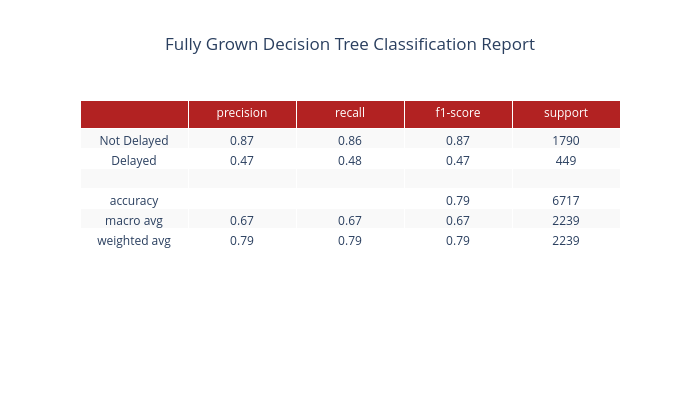
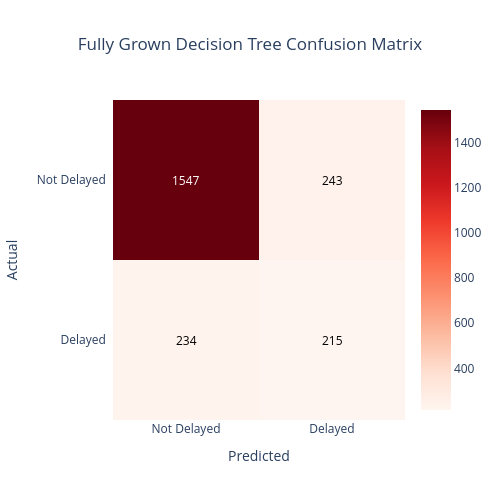
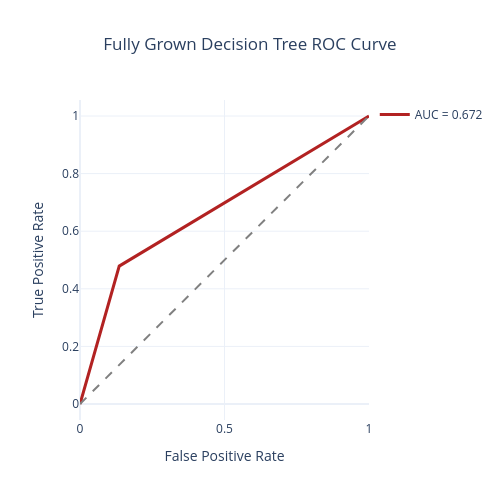

The code cell stored with these charts, in order, in its notebook:
### Code cell
# Build a fully grown decision tree clf
clf = DecisionTreeClassifier(random_state=123)
clf.fit(X_train, y_train)

#To make predictions on the test set, ues the predict method:
y_pred_clf = clf.predict(X_test)


# Prints metrics for evaluation

evaluate_model_plotly(clf, "Fully Grown Decision Tree", X_train, X_test, y_train, y_test)

### Figure 1 — Plotly figure (JSON) as saved in the notebook; plotly's stock layout.template omitted (floating-point values rounded to 4 significant figures)
{"data": [{"cells": {"align": "center", "fill": {"color": [["#f9f9f9", "white", "#f9f9f9", "white", "#f9f9f9", "white", "#f9f9f9", "white", "#f9f9f9", "white", "#f9f9f9", "white"]]}, "values": [["Not Delayed", "Delayed", "", "accuracy", "macro avg", "weighted avg"], [0.87, 0.47, "", "", 0.67, 0.79], [0.86, 0.48, "", "", 0.67, 0.79], [0.87, 0.47, "", 0.79, 0.67, 0.79], [1790, 449, "", 6717, 2239, 2239]]}, "header": {"align": "center", "fill": {"color": "firebrick"}, "font": {"color": "white", "size": 12}, "values": ["", "precision", "recall", "f1-score", "support"]}, "type": "table"}], "layout": {"height": 400, "title": {"text": "Fully Grown Decision Tree Classification Report", "x": 0.5, "xanchor": "center"}, "width": 700}}

### Figure 2 — Plotly figure (JSON) as saved in the notebook; plotly's stock layout.template omitted (floating-point values rounded to 4 significant figures)
{"data": [{"colorscale": [[0, "rgb(255,245,240)"], [0.125, "rgb(254,224,210)"], [0.25, "rgb(252,187,161)"], [0.375, "rgb(252,146,114)"], [0.5, "rgb(251,106,74)"], [0.625, "rgb(239,59,44)"], [0.75, "rgb(203,24,29)"], [0.875, "rgb(165,15,21)"], [1, "rgb(103,0,13)"]], "reversescale": false, "showscale": true, "type": "heatmap", "x": ["Not Delayed", "Delayed"], "y": ["Not Delayed", "Delayed"], "z": [[1547, 243], [234, 215]]}], "layout": {"annotations": [{"font": {"color": "#FFFFFF"}, "showarrow": false, "text": "1547", "x": "Not Delayed", "xref": "x", "y": "Not Delayed", "yref": "y"}, {"font": {"color": "#000000"}, "showarrow": false, "text": "243", "x": "Delayed", "xref": "x", "y": "Not Delayed", "yref": "y"}, {"font": {"color": "#000000"}, "showarrow": false, "text": "234", "x": "Not Delayed", "xref": "x", "y": "Delayed", "yref": "y"}, {"font": {"color": "#000000"}, "showarrow": false, "text": "215", "x": "Delayed", "xref": "x", "y": "Delayed", "yref": "y"}], "height": 500, "title": {"text": "Fully Grown Decision Tree Confusion Matrix", "x": 0.5, "xanchor": "center"}, "width": 500, "xaxis": {"dtick": 1, "gridcolor": "rgb(0, 0, 0)", "side": "bottom", "ticks": "", "title": {"text": "Predicted"}}, "yaxis": {"autorange": "reversed", "dtick": 1, "ticks": "", "ticksuffix": "  ", "title": {"text": "Actual"}}}}

### Figure 3 — Plotly figure (JSON) as saved in the notebook; plotly's stock layout.template omitted (floating-point values rounded to 4 significant figures)
{"data": [{"line": {"color": "firebrick", "width": 3}, "mode": "lines", "name": "AUC = 0.672", "type": "scatter", "x": [0.0, 0.1358, 1.0], "y": [0.0, 0.4788, 1.0]}, {"line": {"color": "gray", "dash": "dash"}, "mode": "lines", "showlegend": false, "type": "scatter", "x": [0, 1], "y": [0, 1]}], "layout": {"height": 500, "title": {"text": "Fully Grown Decision Tree ROC Curve", "x": 0.5, "xanchor": "center"}, "width": 500, "xaxis": {"title": {"text": "False Positive Rate"}}, "yaxis": {"title": {"text": "True Positive Rate"}}}}
